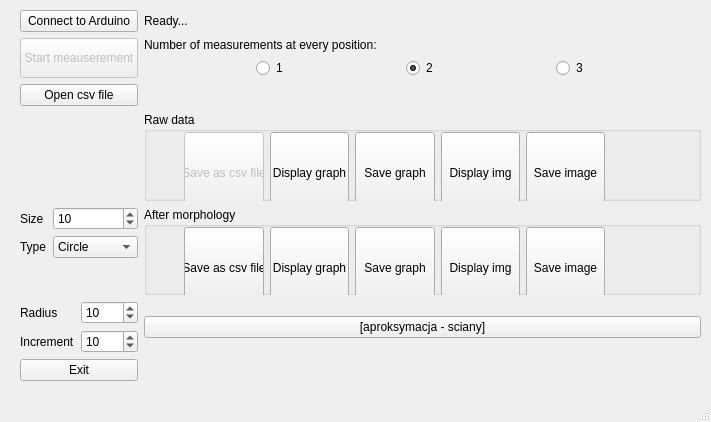
<?xml version="1.0" encoding="UTF-8"?>
<ui version="4.0">
 <class>MainWindow</class>
 <widget class="QMainWindow" name="MainWindow">
  <property name="geometry">
   <rect>
    <x>0</x>
    <y>0</y>
    <width>711</width>
    <height>422</height>
   </rect>
  </property>
  <property name="windowTitle">
   <string>MainWindow</string>
  </property>
  <widget class="QWidget" name="centralwidget">
   <property name="sizePolicy">
    <sizepolicy hsizetype="Minimum" vsizetype="Minimum">
     <horstretch>0</horstretch>
     <verstretch>0</verstretch>
    </sizepolicy>
   </property>
   <widget class="QWidget" name="gridLayoutWidget">
    <property name="geometry">
     <rect>
      <x>20</x>
      <y>10</y>
      <width>681</width>
      <height>371</height>
     </rect>
    </property>
    <layout class="QGridLayout" name="gridLayout">
     <property name="sizeConstraint">
      <enum>QLayout::SetMinimumSize</enum>
     </property>
     <item row="2" column="0">
      <widget class="QPushButton" name="openButton">
       <property name="sizePolicy">
        <sizepolicy hsizetype="Minimum" vsizetype="Minimum">
         <horstretch>0</horstretch>
         <verstretch>0</verstretch>
        </sizepolicy>
       </property>
       <property name="text">
        <string>Open csv file</string>
       </property>
      </widget>
     </item>
     <item row="1" column="0">
      <widget class="QPushButton" name="startButton">
       <property name="enabled">
        <bool>false</bool>
       </property>
       <property name="sizePolicy">
        <sizepolicy hsizetype="Minimum" vsizetype="Minimum">
         <horstretch>0</horstretch>
         <verstretch>0</verstretch>
        </sizepolicy>
       </property>
       <property name="baseSize">
        <size>
         <width>0</width>
         <height>0</height>
        </size>
       </property>
       <property name="text">
        <string>Start meauserement</string>
       </property>
       <property name="checkable">
        <bool>false</bool>
       </property>
       <property name="checked">
        <bool>false</bool>
       </property>
      </widget>
     </item>
     <item row="6" column="0">
      <widget class="QPushButton" name="exitButton">
       <property name="sizePolicy">
        <sizepolicy hsizetype="Minimum" vsizetype="Minimum">
         <horstretch>0</horstretch>
         <verstretch>0</verstretch>
        </sizepolicy>
       </property>
       <property name="text">
        <string>Exit</string>
       </property>
      </widget>
     </item>
     <item row="0" column="1">
      <widget class="QLabel" name="connectLabel">
       <property name="text">
        <string>Ready...</string>
       </property>
      </widget>
     </item>
     <item row="4" column="0">
      <layout class="QVBoxLayout" name="verticalLayout_2">
       <item>
        <layout class="QFormLayout" name="formLayout">
         <property name="sizeConstraint">
          <enum>QLayout::SetNoConstraint</enum>
         </property>
         <item row="1" column="1">
          <widget class="QSpinBox" name="spinBox">
           <property name="minimum">
            <number>1</number>
           </property>
           <property name="maximum">
            <number>150</number>
           </property>
           <property name="value">
            <number>10</number>
           </property>
          </widget>
         </item>
         <item row="2" column="1">
          <widget class="QComboBox" name="comboBox">
           <item>
            <property name="text">
             <string>Circle</string>
            </property>
           </item>
           <item>
            <property name="text">
             <string>Square</string>
            </property>
           </item>
           <item>
            <property name="text">
             <string>Diamond</string>
            </property>
           </item>
          </widget>
         </item>
         <item row="2" column="0">
          <widget class="QLabel" name="label_3">
           <property name="text">
            <string>Type</string>
           </property>
          </widget>
         </item>
         <item row="1" column="0">
          <widget class="QLabel" name="label_2">
           <property name="text">
            <string>Size</string>
           </property>
          </widget>
         </item>
        </layout>
       </item>
      </layout>
     </item>
     <item row="5" column="1">
      <widget class="QPushButton" name="pushButton_2">
       <property name="text">
        <string>[aproksymacja - sciany]</string>
       </property>
      </widget>
     </item>
     <item row="1" column="1">
      <layout class="QVBoxLayout" name="verticalLayout">
       <item>
        <widget class="QLabel" name="label">
         <property name="text">
          <string>Number of measurements at every position:</string>
         </property>
        </widget>
       </item>
       <item>
        <layout class="QHBoxLayout" name="horizontalLayout_2">
         <property name="sizeConstraint">
          <enum>QLayout::SetDefaultConstraint</enum>
         </property>
         <property name="topMargin">
          <number>0</number>
         </property>
         <item>
          <widget class="QRadioButton" name="radio1">
           <property name="sizePolicy">
            <sizepolicy hsizetype="Fixed" vsizetype="Fixed">
             <horstretch>0</horstretch>
             <verstretch>0</verstretch>
            </sizepolicy>
           </property>
           <property name="text">
            <string>1</string>
           </property>
          </widget>
         </item>
         <item>
          <widget class="QRadioButton" name="radio3">
           <property name="sizePolicy">
            <sizepolicy hsizetype="Fixed" vsizetype="Fixed">
             <horstretch>0</horstretch>
             <verstretch>0</verstretch>
            </sizepolicy>
           </property>
           <property name="text">
            <string>2</string>
           </property>
           <property name="checked">
            <bool>true</bool>
           </property>
          </widget>
         </item>
         <item>
          <widget class="QRadioButton" name="radio2">
           <property name="sizePolicy">
            <sizepolicy hsizetype="Fixed" vsizetype="Fixed">
             <horstretch>0</horstretch>
             <verstretch>0</verstretch>
            </sizepolicy>
           </property>
           <property name="text">
            <string>3</string>
           </property>
          </widget>
         </item>
        </layout>
       </item>
      </layout>
     </item>
     <item row="2" column="1">
      <widget class="QLabel" name="openLabel">
       <property name="text">
        <string/>
       </property>
      </widget>
     </item>
     <item row="4" column="1">
      <widget class="QGroupBox" name="groupBox_2">
       <property name="sizePolicy">
        <sizepolicy hsizetype="MinimumExpanding" vsizetype="MinimumExpanding">
         <horstretch>0</horstretch>
         <verstretch>0</verstretch>
        </sizepolicy>
       </property>
       <property name="title">
        <string>After morphology</string>
       </property>
       <widget class="QWidget" name="horizontalLayoutWidget_3">
        <property name="geometry">
         <rect>
          <x>40</x>
          <y>20</y>
          <width>421</width>
          <height>81</height>
         </rect>
        </property>
        <layout class="QHBoxLayout" name="horizontalLayout_6">
         <item>
          <widget class="QPushButton" name="saveButtonM">
           <property name="sizePolicy">
            <sizepolicy hsizetype="Minimum" vsizetype="Minimum">
             <horstretch>0</horstretch>
             <verstretch>0</verstretch>
            </sizepolicy>
           </property>
           <property name="text">
            <string>Save as csv file</string>
           </property>
          </widget>
         </item>
         <item>
          <widget class="QPushButton" name="displayGraphButtonM">
           <property name="sizePolicy">
            <sizepolicy hsizetype="Minimum" vsizetype="Minimum">
             <horstretch>0</horstretch>
             <verstretch>0</verstretch>
            </sizepolicy>
           </property>
           <property name="text">
            <string>Display graph</string>
           </property>
          </widget>
         </item>
         <item>
          <widget class="QPushButton" name="saveGraphButtonM">
           <property name="sizePolicy">
            <sizepolicy hsizetype="Minimum" vsizetype="Minimum">
             <horstretch>0</horstretch>
             <verstretch>0</verstretch>
            </sizepolicy>
           </property>
           <property name="text">
            <string>Save graph</string>
           </property>
          </widget>
         </item>
         <item>
          <widget class="QPushButton" name="displayImageButtonM">
           <property name="sizePolicy">
            <sizepolicy hsizetype="Minimum" vsizetype="Minimum">
             <horstretch>0</horstretch>
             <verstretch>0</verstretch>
            </sizepolicy>
           </property>
           <property name="text">
            <string>Display img</string>
           </property>
          </widget>
         </item>
         <item>
          <widget class="QPushButton" name="saveImageButtonM">
           <property name="sizePolicy">
            <sizepolicy hsizetype="Minimum" vsizetype="Minimum">
             <horstretch>0</horstretch>
             <verstretch>0</verstretch>
            </sizepolicy>
           </property>
           <property name="text">
            <string>Save image</string>
           </property>
          </widget>
         </item>
        </layout>
       </widget>
      </widget>
     </item>
     <item row="3" column="1">
      <widget class="QGroupBox" name="groupBox">
       <property name="sizePolicy">
        <sizepolicy hsizetype="MinimumExpanding" vsizetype="MinimumExpanding">
         <horstretch>0</horstretch>
         <verstretch>0</verstretch>
        </sizepolicy>
       </property>
       <property name="title">
        <string>Raw data</string>
       </property>
       <widget class="QWidget" name="horizontalLayoutWidget_2">
        <property name="geometry">
         <rect>
          <x>40</x>
          <y>20</y>
          <width>421</width>
          <height>81</height>
         </rect>
        </property>
        <layout class="QHBoxLayout" name="horizontalLayout_4">
         <property name="sizeConstraint">
          <enum>QLayout::SetNoConstraint</enum>
         </property>
         <item>
          <widget class="QPushButton" name="saveButton">
           <property name="enabled">
            <bool>false</bool>
           </property>
           <property name="sizePolicy">
            <sizepolicy hsizetype="Minimum" vsizetype="Minimum">
             <horstretch>0</horstretch>
             <verstretch>0</verstretch>
            </sizepolicy>
           </property>
           <property name="text">
            <string>Save as csv file</string>
           </property>
          </widget>
         </item>
         <item>
          <widget class="QPushButton" name="displayGraphButton">
           <property name="sizePolicy">
            <sizepolicy hsizetype="Minimum" vsizetype="Minimum">
             <horstretch>0</horstretch>
             <verstretch>0</verstretch>
            </sizepolicy>
           </property>
           <property name="text">
            <string>Display graph</string>
           </property>
          </widget>
         </item>
         <item>
          <widget class="QPushButton" name="saveGraphButton">
           <property name="sizePolicy">
            <sizepolicy hsizetype="Minimum" vsizetype="Minimum">
             <horstretch>0</horstretch>
             <verstretch>0</verstretch>
            </sizepolicy>
           </property>
           <property name="text">
            <string>Save graph</string>
           </property>
          </widget>
         </item>
         <item>
          <widget class="QPushButton" name="displayImageButton">
           <property name="sizePolicy">
            <sizepolicy hsizetype="Minimum" vsizetype="Minimum">
             <horstretch>0</horstretch>
             <verstretch>0</verstretch>
            </sizepolicy>
           </property>
           <property name="text">
            <string>Display img</string>
           </property>
          </widget>
         </item>
         <item>
          <widget class="QPushButton" name="saveImageButton">
           <property name="sizePolicy">
            <sizepolicy hsizetype="Minimum" vsizetype="Minimum">
             <horstretch>0</horstretch>
             <verstretch>0</verstretch>
            </sizepolicy>
           </property>
           <property name="text">
            <string>Save image</string>
           </property>
          </widget>
         </item>
        </layout>
       </widget>
      </widget>
     </item>
     <item row="0" column="0">
      <widget class="QPushButton" name="connectButton">
       <property name="sizePolicy">
        <sizepolicy hsizetype="Minimum" vsizetype="Minimum">
         <horstretch>0</horstretch>
         <verstretch>0</verstretch>
        </sizepolicy>
       </property>
       <property name="baseSize">
        <size>
         <width>0</width>
         <height>0</height>
        </size>
       </property>
       <property name="text">
        <string>Connect to Arduino</string>
       </property>
      </widget>
     </item>
     <item row="5" column="0">
      <layout class="QFormLayout" name="formLayout_2">
       <item row="0" column="0">
        <widget class="QLabel" name="label_4">
         <property name="text">
          <string>Radius</string>
         </property>
        </widget>
       </item>
       <item row="0" column="1">
        <widget class="QSpinBox" name="spinBox_2">
         <property name="minimum">
          <number>1</number>
         </property>
         <property name="maximum">
          <number>150</number>
         </property>
         <property name="value">
          <number>10</number>
         </property>
        </widget>
       </item>
       <item row="1" column="0">
        <widget class="QLabel" name="label_5">
         <property name="text">
          <string>Increment</string>
         </property>
        </widget>
       </item>
       <item row="1" column="1">
        <widget class="QSpinBox" name="spinBoxIncrement">
         <property name="minimum">
          <number>1</number>
         </property>
         <property name="maximum">
          <number>150</number>
         </property>
         <property name="value">
          <number>10</number>
         </property>
        </widget>
       </item>
      </layout>
     </item>
    </layout>
   </widget>
  </widget>
  <widget class="QMenuBar" name="menubar">
   <property name="geometry">
    <rect>
     <x>0</x>
     <y>0</y>
     <width>711</width>
     <height>21</height>
    </rect>
   </property>
  </widget>
  <widget class="QStatusBar" name="statusbar"/>
 </widget>
 <resources/>
 <connections/>
</ui>
